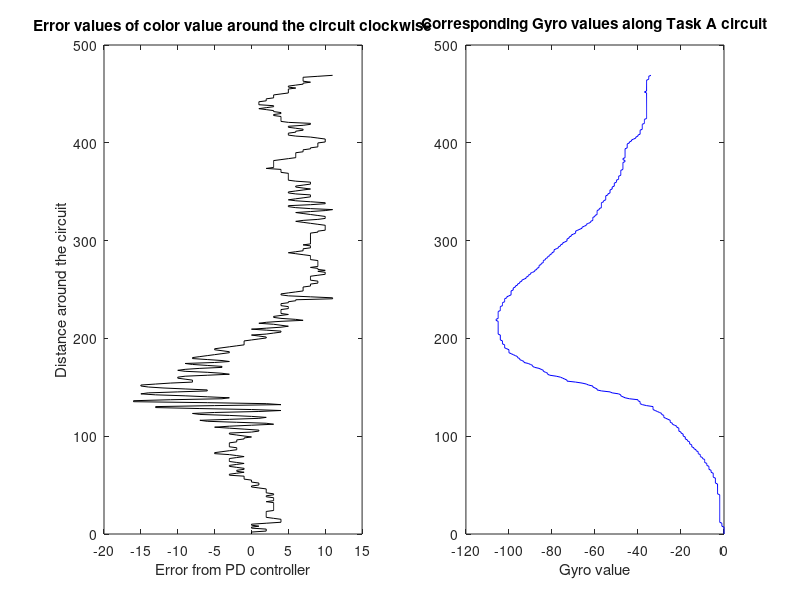

Reproduce this figure in MATLAB.
data_circuit = [2 2 2 3 2 0 0 1 2 1 2 1 1 1 2 1 1 1 2 2 1 1 2 1 1 1 2 2 1 1 1 1 0 0 1 1 0 0 1 1 0 1 1 2 1 2 2 3 3 3 3 3 4 4 3 3 3 4 4 3 3 3 3 3 3 3 3 2 0 1 2 2 1 2 2 2 1 1 0 -1 3 4 3 1 1 1 3 3 3 3 2 2 3 4 4 3 3 3 4 5 5 6 6 7 7 7 8 8 8 8 7 8 9 9 9 8 9 10 9 8 9 10 10 10 10 9 8 8 10 11 12 11 10 9 9 10 10 10 10 10 9 9 11 12 12 11 10 10 11 12 10 9 8 8 9 10 10 9 8 8 10 10 10 11 11 11 11 10 10 12 13 13 11 9 8 10 13 15 16 14 11 8 8 9 11 13 14 12 8 6 7 11 15 15 10 5 4 7 11 13 11 7 4 4 6 9 10 8 5 4 5 5 7 8 7 5 4 4 4 5 6 8 7 6 5 6 7 8 8 7 7 6 6 7 8 8 7 6 6 8 7 5 5 7 7 7 6 6 6 8 9 9 9 8 6 6 8 9 8 10 13 13 9 6 5 6 10 12 12 10 8 6 7 8 10 11 10 8 7 7 8 9 10 9 10 10 10 10 10 9 8 8 8 9 10 11 10 10 10 11 11 11 10 9 10 10 10 10 10 9 9 9 9 10 10 11 11 11 11 11 11 11 11 11 11 11 12 12 12 11 11 11 11 12 13 13 13 10 9 9 11 14 16 15 7 4 5 9 15 16 10 6 5 10 13 11 7 4 4 6 8 10 8 6 5 5 6 7 7 6 4 3 3 4 5 4 3 4 4 4 4 3 3 4 5 5 5 5 6 7 5 5 6 6 6 6 7 6 6 6 7 6 5 5 5 5 4 3 2 2 3 3 1 1 2 3 2 3 2 2 2 3 3 3 3 3 3 3 2 1 1 2 3 3 2 1 1 2 3 3 1 0 1 2 2 1 2 2 3 3 3 3 4 5 3 3 4 4 3 4 5 6 6 6 5 5 5 6 5 5 5 5 5 4 4 5 5 5 6 8 9 9 8 6 5 6 8 11 12 11 8 7 8 9 10 11 11 11 10 9 9 9 9 9 9 10 10 11 11 10 10 11 11 11 11 10 10 11 11 10 11 12 12 11 11 11 11 11 11 11 11 10 9 9 9 10 10 10 11 11 11 10 9 10 11 11 11 13 11 10 10 11 12 13 13 12 8 6 10 17 20 15 8 3 1 5 12 16 18 17 14 11 7 5 8 13 17 17 14 9 7 8 11 14 15 13 6 3 4 7 11 13 11 6 3 4 6 8 10 10 8 7 5 6 6 8 8 6 5 4 4 4 3 4 4 3 3 4 5 4 4 3 3 3 5 6 7 7 7 8 8 8 8 9 10 10 10 9 9 8 8 10 14 15 12 8 5 5 8 11 13 12 9 6 5 8 11 15 15 11 7 5 7 11 15 16 13 6 4 5 9 13 15 13 9 7 6 8 11 13 14 13 11 9 9 10 11 13 14 14 12 11 10 11 13 14 13 11 9 8 8 10 11 13 12 10 8 7 9 11 12 12 10 8 8 9 10 10 9 9 8 8 9 11 13 12 9 6 6 8 11 11 10 6 6 9 12 12 10 7 6 8 11 12 11 9 7 7 8 9 10 11 10 9 8 7 7 6 6 6 6 6 7 7 6 6 6 6 6 6 6 5 6 5 6 6 5 5 4 4 3 2 3 4 4 3 2 2 3 3 3 2 1 2 2 2 ];

gyro_circuit = [580 580 580 580 580 580 580 580 580 580 580 580 580 580 580 580 580 580 580 580 580 580 579 580 580 580 580 579 579 580 579 579 579 579 579 579 579 579 579 579 579 579 579 579 579 579 579 579 579 579 579 578 578 578 579 579 578 578 578 578 578 578 578 578 578 578 578 579 579 579 578 578 578 578 578 578 578 578 578 578 578 578 578 578 578 578 578 578 578 578 578 578 578 578 578 578 579 579 579 579 579 580 580 580 581 581 582 582 582 583 583 583 584 584 584 585 585 586 586 587 587 587 588 589 589 590 590 591 591 592 592 593 594 595 596 596 597 598 599 599 600 601 601 602 603 604 604 605 606 607 607 608 609 610 611 612 612 613 614 615 616 616 617 618 619 620 620 621 622 622 623 624 625 626 626 626 627 627 628 629 631 632 633 633 634 635 636 637 638 639 640 640 640 641 643 644 645 645 645 646 646 647 648 649 649 649 650 651 651 652 652 652 652 653 653 654 654 655 655 655 655 655 656 656 656 656 656 657 657 657 657 658 658 658 658 658 658 659 659 659 659 659 659 660 660 660 661 661 662 662 662 663 663 664 664 665 665 665 666 666 666 667 668 669 670 670 670 670 671 672 673 674 674 674 675 676 676 677 678 679 679 680 680 681 681 682 683 683 684 685 685 686 686 686 687 687 688 688 689 690 690 691 692 693 693 694 695 696 697 698 698 699 700 701 701 702 703 704 704 705 706 707 708 709 711 711 712 713 714 715 716 717 718 719 720 721 722 724 725 725 726 726 726 729 731 731 732 732 732 733 734 735 736 737 737 738 739 740 740 740 740 740 741 742 742 742 743 743 743 744 744 745 745 745 745 745 745 745 745 746 746 746 746 746 746 746 746 746 746 747 747 747 747 747 747 747 747 747 747 747 747 747 748 748 748 748 748 748 748 748 748 748 748 749 748 748 748 748 748 748 748 748 748 748 748 748 748 748 749 749 749 748 748 748 748 748 748 748 748 748 748 748 748 748 748 748 748 748 748 748 748 748 748 748 748 748 748 748 747 747 747 747 747 747 747 747 747 747 747 747 747 748 748 748 748 748 748 749 749 749 749 750 750 751 751 751 752 752 752 753 754 754 755 755 755 756 756 757 758 758 759 760 760 761 761 762 763 763 764 765 765 766 766 767 768 768 769 769 770 770 771 771 772 772 773 774 774 775 775 776 776 777 778 779 779 780 781 781 782 783 784 785 786 786 787 787 788 789 790 791 791 792 793 793 794 795 796 797 798 798 799 801 802 804 804 804 804 804 805 806 807 809 810 810 811 811 811 812 813 814 815 815 815 816 816 818 819 820 820 820 820 821 822 823 824 824 824 824 824 824 825 826 826 826 826 827 827 827 828 828 828 829 829 829 829 829 829 829 830 830 830 830 831 831 831 831 831 831 832 832 832 832 833 833 833 834 834 834 835 835 836 836 836 836 838 839 840 840 840 840 841 842 843 844 845 845 845 846 846 848 849 850 850 850 850 851 853 854 855 856 856 856 856 857 859 860 861 861 862 862 863 864 865 866 867 867 868 868 868 870 870 872 872 873 873 874 875 876 877 878 879 879 880 881 882 883 884 885 885 886 886 887 888 889 890 890 891 892 893 894 894 895 896 896 897 898 899 900 901 901 901 902 903 903 904 905 905 905 906 907 907 908 908 908 908 909 909 910 910 910 910 910 911 911 912 912 912 913 913 913 913 914 914 914 914 915 915 915 915 915 916 916 916 916 916 916 916 917 917 917 917 917 917 917 917 917 918 918 918 918 918 918 918 918 918 918 ]

first = gyro_circuit(1)
gyro_circuit = gyro_circuit - first;

figure; hold on;
[~,n] = size(data_circuit);
ys = linspace(0,n,n);

subplot(1,2,1)
plot(data_circuit, ys, 'k');
title('Error values of color value around the circuit clockwise');
xlabel('Error from PD controller');
ylabel('Distance around the circuit');


subplot(1,2,2)
plot(gyro_circuit, ys, 'b');
title('Corresponding Gyro values along the circuit')
xlabel('Gyro value')


clear; clc; clf;


gyro_task = [702 702 702 702 702 702 702 702 701 701 701 701 700 700 700 700 700 700 700 700 700 700 700 700 700 700 700 700 700 700 700 700 700 700 700 700 700 700 700 700 700 699 699 699 699 699 699 699 699 699 699 699 698 698 698 698 698 698 697 697 697 697 697 696 696 696 695 695 695 695 694 694 694 693 693 693 693 692 692 691 691 691 690 690 690 689 689 688 688 687 687 687 686 686 686 685 685 684 684 684 683 683 683 682 682 681 681 681 681 680 680 679 678 678 677 677 677 676 675 674 674 674 673 673 672 671 670 669 669 669 669 666 664 663 663 663 662 662 658 656 655 654 654 653 650 649 645 643 643 642 641 641 639 638 636 633 629 629 628 627 626 624 621 620 620 619 618 618 617 616 614 613 613 612 611 609 609 608 607 607 606 606 605 604 603 602 602 602 602 601 600 600 600 600 599 599 599 599 598 598 598 598 598 598 597 597 597 597 597 597 597 597 597 597 597 597 597 597 596 596 597 597 597 597 597 597 597 597 598 598 598 598 598 599 599 599 599 600 600 600 600 601 601 602 603 603 603 603 603 604 604 604 605 605 606 606 607 607 608 608 609 610 610 611 611 612 612 613 614 614 615 615 616 616 616 617 617 618 618 618 619 619 620 620 621 621 622 622 623 623 623 624 625 625 626 626 627 627 628 629 629 629 630 630 631 631 632 633 633 633 634 635 636 636 637 638 638 639 640 640 641 641 641 641 642 642 643 643 643 643 643 644 644 645 645 645 645 645 645 646 646 647 647 647 647 647 648 648 649 649 649 649 650 650 650 651 651 651 651 652 652 652 653 653 653 653 654 654 654 654 654 654 655 655 655 655 655 655 655 655 656 656 655 655 656 656 656 656 656 656 656 656 656 656 657 657 657 657 657 658 658 659 659 660 661 661 662 662 663 663 663 663 663 664 664 664 664 664 664 665 665 665 665 665 666 666 666 666 666 666 666 666 666 666 666 666 666 666 666 666 666 666 666 666 666 666 666 666 666 666 666 665 666 666 666 666 666 666 666 666 666 666 666 666 667 667 667 667 668 ]

col_val = [0 0 0 2 2 2 0 0 1 0 0 2 4 4 4 4 3 2 2 2 2 2 2 2 3 3 3 3 3 3 3 3 3 2 3 3 3 3 2 2 3 3 2 2 2 2 2 1 0 0 1 1 1 0 0 0 -1 -1 -1 -1 -3 -3 -2 -1 -2 -2 -1 -1 -2 -3 -3 -2 -1 -2 -3 -3 -3 -3 -2 -1 -2 -3 -5 -5 -4 -3 -2 -2 -2 -3 -3 -3 -3 -3 -2 -2 -2 -1 -1 0 -1 -2 -3 -3 0 1 1 -1 -3 -5 -3 0 3 2 -2 -6 -7 -3 1 2 0 -3 -7 -8 -5 1 4 0 -7 -13 -13 -5 4 2 -6 -16 -16 -11 -4 -3 -6 -9 -13 -15 -14 -10 -6 -6 -9 -12 -14 -15 -15 -13 -11 -8 -8 -8 -9 -10 -10 -9 -6 -3 -4 -6 -9 -10 -9 -7 -4 -4 -6 -8 -9 -5 -3 -4 -6 -8 -8 -7 -6 -5 -4 -3 -3 -4 -5 -5 -4 -3 -2 -1 -1 -1 -1 -1 0 1 2 2 1 0 2 3 4 4 2 0 2 4 5 4 3 1 2 4 7 6 4 3 3 4 5 4 4 4 4 4 5 5 5 4 4 4 5 5 6 6 11 11 8 5 4 4 5 6 7 7 7 7 7 8 8 8 9 9 9 8 8 8 8 8 9 10 10 10 9 10 9 9 8 9 9 9 9 9 9 9 8 8 8 8 8 7 6 5 6 7 7 7 8 8 8 7 8 8 8 8 8 8 8 8 8 8 8 8 9 9 10 10 10 10 10 10 9 8 7 6 7 9 10 10 10 9 8 7 6 8 10 11 8 6 5 5 8 10 10 8 6 5 6 7 8 8 8 6 5 5 6 7 8 7 6 6 7 8 8 8 6 5 5 5 5 5 5 5 5 4 4 4 4 2 3 3 3 3 3 3 3 3 4 5 6 6 6 6 6 6 7 7 7 8 8 9 9 9 9 9 10 10 10 10 9 8 6 5 5 5 6 6 7 7 6 5 5 7 8 8 5 4 4 4 4 4 4 3 3 4 4 3 3 2 1 2 3 3 1 1 1 1 2 2 2 3 3 3 3 4 5 5 5 5 5 6 5 5 6 7 7 8 7 7 7 7 7 9 11 ]

first = gyro_task(1)
gyro_task = gyro_task - first;

figure; hold on;
[~,n] = size(col_val);
ys = linspace(0,n,n);

subplot(1,2,1)
plot(col_val, ys, 'k');
title('Error values of color value around the circuit clockwise');
xlabel('Error from PD controller');
ylabel('Distance around the circuit');


subplot(1,2,2)
plot(gyro_task, ys, 'b');
title('Corresponding Gyro values along Task A circuit')
xlabel('Gyro value')
